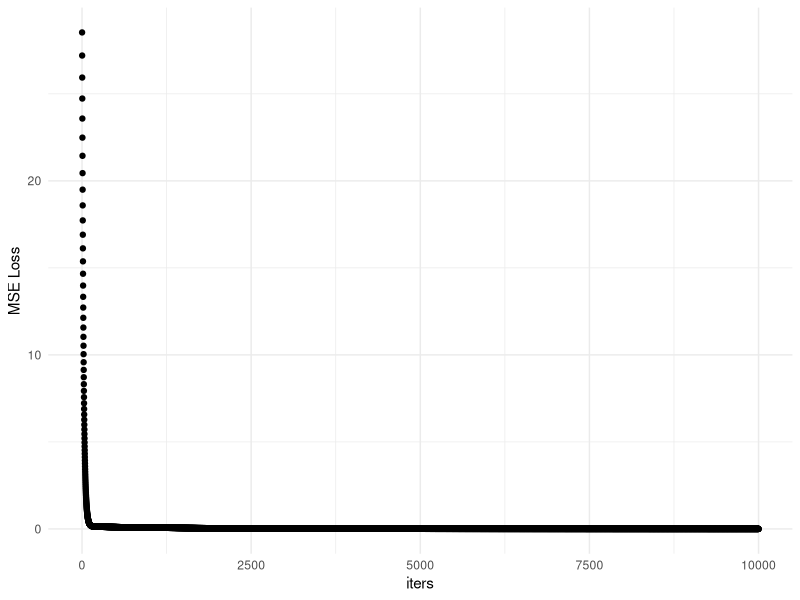
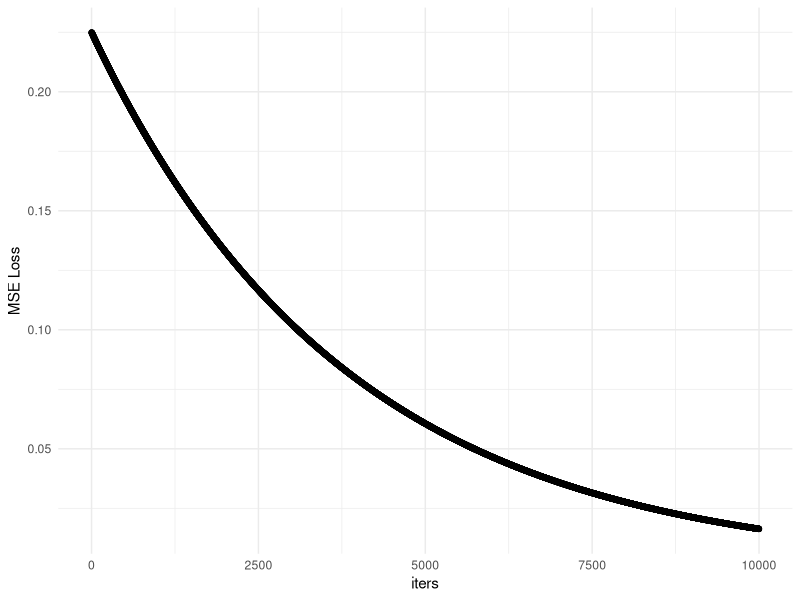
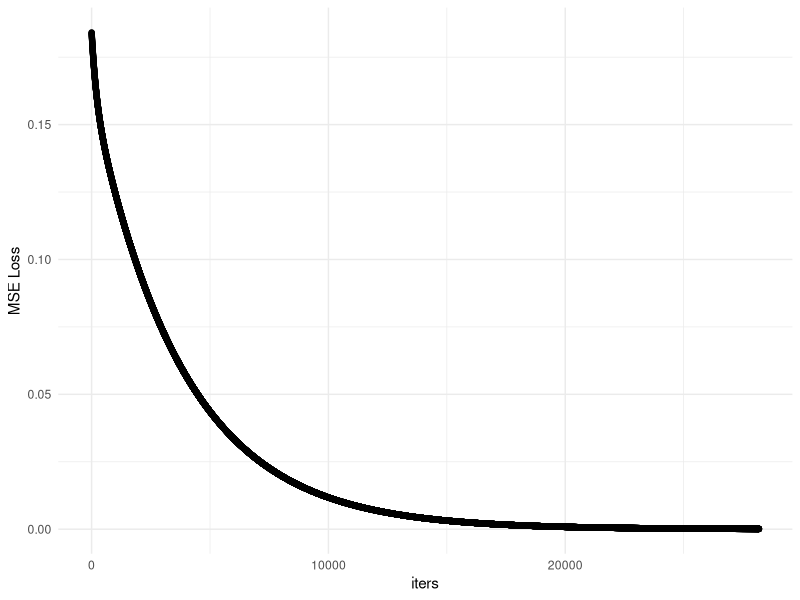

Write the R code that produced these figures, in order.
## ---- chunk 1
knitr::opts_chunk$set(
  fig.path = "images/gradient_descent_files/"
)
## ---- chunk 2
gradient_descent <- function(x,y, epsilon = 0.001, lr = 0.001, steps = 10000){
  epsilon = 0.0001
  m = runif(1) #Initialize a random number
  b = runif(1) #Initialize a random number
  N = length(x)
  log = c()
  mseloss = c()
  for (step in 1:steps){
    f = y - (m*x + b) #Subtracting the estimated value from the actual value
    mseloss = c(mseloss, sum(f ** 2) / N)
    dm <- -2 / N * sum(x %*% f)
    db <- -2 / N * sum(f)
    m = m - lr * dm
    b = b - lr * db
    log = rbind(log, c(m,b))
    if (sum(f ** 2) / N <= epsilon){ #stop the algorithm once we have converged to zero
      break
    }
  }
  list = list('m' = m, 'b' = b, 'steps' = step, 'log' = log, 'mseloss' = mseloss)
  return(list)
}
## ---- chunk 3
x = c(1,2,3,4,5)
y = 2 * x
ptm <- proc.time()
res <- gradient_descent(x,y)
proc.time() - ptm
res$m
res$b
cat('The predicted values are:', head(res$m * x + res$b))
cat('\nThe actual values are:', head(y))
## ---- chunk 4
library(ggplot2)
df <- data.frame('iters' = 1:res$steps, 'mseloss' = res$mseloss)
ggplot(df, aes(x = iters, y = mseloss)) + geom_point() + theme_minimal() + ylab('MSE Loss')
## ---- chunk 5
x = runif(10000)
y = 2 * x
ptm <- proc.time()
res <- gradient_descent(x,y)
proc.time() - ptm
res$m
res$b
cat('The predicted values are:', head(res$m * x + res$b))
cat('\nThe actual values are:', head(y))
## ---- chunk 6
df <- data.frame('iters' = 1:res$steps, 'mseloss' = res$mseloss)
ggplot(df, aes(x = iters, y = mseloss)) + geom_point() + theme_minimal() + ylab('MSE Loss')
## ---- chunk 7
ptm <- proc.time()
res <- gradient_descent(x,y, steps = 50000)
proc.time() - ptm
res$m
res$b
cat('The predicted values are:', head(res$m * x + res$b))
cat('\nThe actual values are:', head(y))
## ---- chunk 8
df <- data.frame('iters' = 1:res$steps, 'mseloss' = res$mseloss)
ggplot(df, aes(x = iters, y = mseloss)) + geom_point() + theme_minimal() + ylab('MSE Loss')
## ---- chunk 9
s_gradient_descent <- function(x,y, epsilon = 0.001, lr = 0.001, steps = 10000, batch_size = 1){
  epsilon = 0.0001
  m = runif(1) #Initialize a random number
  b = runif(1) #Initialize a random number
  log = c()
  mseloss = c()
  for (step in 1:steps){
    index <- sample.int(length(y), batch_size)
    N = length(index)
    Xs <- x[index]
    Ys <- y[index]
    f = Ys - (m*Xs + b) #Subtracting the estimated value from the actual value
    mseloss = c(mseloss, sum(f ** 2) / N)
    dm <- -2 / N * sum(Xs %*% f)
    db <- -2 / N * sum(f)
    m = m - lr * dm
    b = b - lr * db
    log = rbind(log, c(m,b))
    if (sum(f ** 2) / N <= epsilon){ #stop the algorithm once we have converged to zero
      break
    }
  }
  list = list('m' = m, 'b' = b, 'steps' = step, 'log' = log, 'mseloss' = mseloss)
  return(list)
}
## ---- chunk 10
ptm <- proc.time()
sgd_res <- s_gradient_descent(x,y, steps = 50000, batch = 100)
proc.time() - ptm
sgd_res$m
sgd_res$b
cat('The predicted values are:', head(sgd_res$m * x + sgd_res$b))
cat('\nThe actual values are:', head(y))
